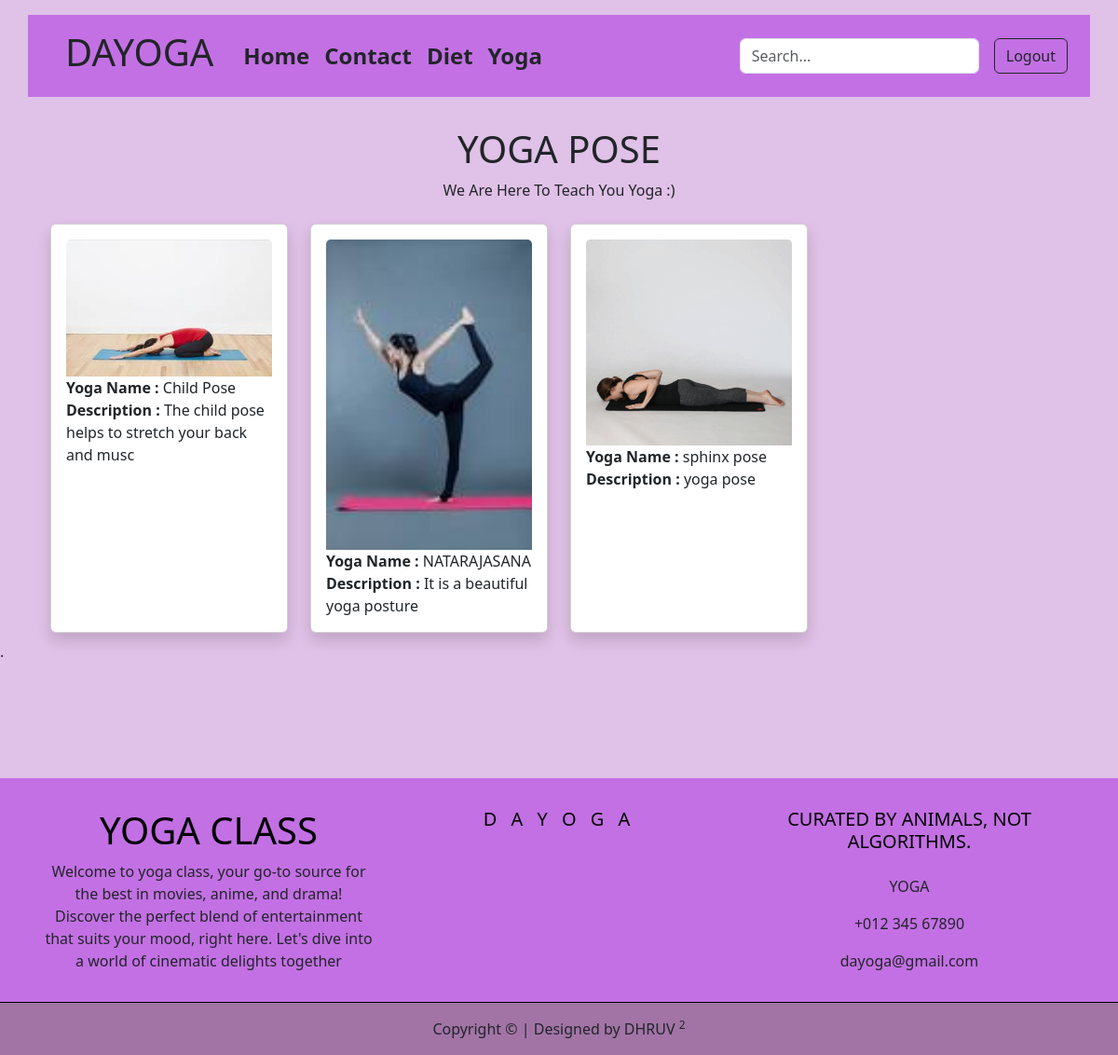
Screenshot of /customer/customer_yoga.php (signed in) with the database file from the repository.
### tables this page shows
CREATE TABLE `yogasan` (
  `id` int(11) NOT NULL,
  `img` varchar(100) NOT NULL,
  `des` varchar(50) NOT NULL,
  `name` varchar(50) NOT NULL
);

### customer/customer_yoga.php (the view, shortened to what this page needs)
<?php
include '../connection.php';
?>
<!DOCTYPE html>
<html lang="en">
<head>
    <link rel="stylesheet" href="../css/bootstrap.css">
</head>
<body style=" background-color: rgb(224 193 231);">
    <?php include 'navbar.php'; ?>
    <div class="container">
        <div class="text-center mt-3">
            <h1> YOGA POSE </h1>
            <p>We Are Here To Teach You Yoga :)</p>
        </div>
        <div class="container">
        <div class="row row-gap-4">
            <?php
            $qry = "select * from yogasan";
            $res = mysqli_query($conn, $qry) or die('Not found');
            if (mysqli_num_rows($res) > 0) {
                while ($r = mysqli_fetch_assoc($res)) {
                    ?>
                    <div class="col-3 my-2">
                        <div class="card shadow h-100">
                            <div class="card-body">
                                <img class="card-img-top" src="../uploaded_images/<?php echo $r['img'] ?>" alt="">
                                <div class="email"><span class="fw-bold">Yoga Name :</span>
                                    <?php echo $r['name'] ?>
                                </div>
                                <div class="email"><span class="fw-bold">Description :</span>
                                    <?php echo $r['des'] ?>
                                </div>
                            </div>
                        </div>
                    </div>
                <?php } ?>
                <?php
            } else {
                echo "No data found";
            }
            ?>
        </div>
    </div>
        </div>
    <?php include '../owner/footer.php'; ?>
</body>
</html>

### customer/navbar.php (shortened to what this page needs)
<header class="p-3">
    <div class="container p-3" style="background-color: rgb(179 65 226 / 63%);">
        <div class="d-flex flex-wrap align-items-center justify-content-center justify-content-lg-start">
            <h1 class="mx-4">DAYOGA</h1>
            <ul class="nav col-12 col-lg-auto me-lg-auto mb-2 justify-content-center mb-md-0">
                <li><a href="customer_home.php" class="fs-4 nav-link px-2 text-dark fw-bold">Home</a></li>
                <li><a href="contect_us.php" class="fs-4 nav-link px-2 text-dark fw-bold">Contact</a></li>
                <li><a href="customer_diet.php" class="fs-4 nav-link px-2 text-dark fw-bold">Diet</a></li>
                <li><a href="customer_yoga.php" class="fs-4 nav-link px-2 text-dark fw-bold">Yoga</a></li>
            </ul>
            <form class="col-12 col-lg-auto mb-3 mb-lg-0 me-lg-3" role="search">
                <input type="search" onkeyup="showResult(this.value)"
                    class="form-control form-control-dark text-dark" placeholder="Search..." aria-label="Search">
            </form>
            <div class="text-end">
                <form action="../SHARED/customer_logout.php" method="post">
                    <button type="submit" class="btn btn-outline-dark me-2" >Logout</button>
                </form>
            </div>
        </div>
    </div>
</header>

### owner/footer.php (shortened to what this page needs)
     <div style="height:100px">.</div>
     <div class="footer container-fluid text-black-80 pt-3 px-sm-3 mt-5 px-lg-5" >
  <div class="row">
    <div class="col-lg-4 col-md-12 mt-3 mb-3" style="margin: auto; text-align: center;">
      <a href="" class="navbar-brand ">
        <h1 style="color: black">YOGA CLASS</h1>
      </a>
      <p>Welcome to yoga class, your go-to source for the best in movies, anime, and drama! Discover the perfect blend
        of entertainment that suits your mood, right here. Let's dive into a world of cinematic delights together</p>
    </div>
    <div class="col-lg-4 col-md-6 mt-3 mb-3" style="margin: auto; text-align: center;">
      <h5 class="text-black text-uppercase mb-4" style="letter-spacing: 5px;">D A Y O G A</h5>
    </div>
    <div class="col-lg-4 col-md-6 mt-3 mb-3" style="margin: auto; text-align: center;">
      <h5 class="text-black text-uppercase mb-4">Curated by animals, not algorithms.</h5>
      <p><i class="fa fa-map-marker-alt mr-2"></i>YOGA</p>
      <p><i class="fa fa-phone-alt mr-2"></i>+012 345 67890</p>
      <p><i class="fa fa-envelope mr-2"></i> dayoga@gmail.com</p>
    </div>
  </div>
</div>
<div class="text-center p-3 mt-0" style="background-color: rgb(69, 1, 69, .4); border-top: 1px solid black;">
  <p class="m-0 text-black-80">Copyright &copy; | Designed by DHRUV <sup>2</sup>
</div>

### owner/footer.php (style rules this page uses)
.footer { background-color: rgb(179 65 226 / 63%); }

### rows the page displays
yogasan: img (picture), name "Child Pose", des "The child pose helps to stretch your back and musc"
yogasan: img (picture), name "NATARAJASANA", des "It is a beautiful yoga posture"
yogasan: img (picture), name "sphinx pose", des "yoga pose"
